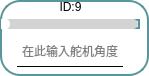
       <widget class="QFrame" name="frame_9">
        <property name="enabled">
         <bool>true</bool>
        </property>
        <property name="layoutDirection">
         <enum>Qt::RightToLeft</enum>
        </property>
        <property name="styleSheet">
         <string notr="true">* {
  background: white; /* 背景改为白色 */
  border: 2px solid #59969b; /* 使用与滑块一致的颜色 */
  border-radius: 20px;
}

</string>
        </property>
        <property name="frameShape">
         <enum>QFrame::StyledPanel</enum>
        </property>
        <property name="frameShadow">
         <enum>QFrame::Raised</enum>
        </property>
        <widget class="QSlider" name="Slider_Servo9">
         <property name="geometry">
          <rect>
           <x>1</x>
           <y>19</y>
           <width>139</width>
           <height>10</height>
          </rect>
         </property>
         <property name="maximumSize">
          <size>
           <width>16777215</width>
           <height>10</height>
          </size>
         </property>
         <property name="layoutDirection">
          <enum>Qt::LeftToRight</enum>
         </property>
         <property name="styleSheet">
          <string notr="true">QSlider::groove:horizontal {
    border: none;
    height: 10px;
    background-color: lightgray;
    border-radius: 5px;
}

QSlider::handle:horizontal {
    width: 12px; /* 增大滑块的宽度 */
    margin: -1px 0px -1px -5px;
    border-radius: 6px; /* 也可以调整圆角半径以匹配滑块的大小 */
    background-color: white;
}

QSlider::sub-page:horizontal {
    background-color: qlineargradient(x1:0, y1:0, x2:1, y2:1, stop:0 #59969b, stop:1 #04e7fa);
    border-radius: 5px;
}
</string>
         </property>
         <property name="minimum">
          <number>0</number>
         </property>
         <property name="maximum">
          <number>240</number>
         </property>
         <property name="orientation">
          <enum>Qt::Horizontal</enum>
         </property>
         <property name="invertedAppearance">
          <bool>false</bool>
         </property>
         <property name="tickPosition">
          <enum>QSlider::NoTicks</enum>
         </property>
         <property name="tickInterval">
          <number>1</number>
         </property>
        </widget>
        <widget class="QLineEdit" name="lineEdit_servo9">
         <property name="enabled">
          <bool>true</bool>
         </property>
         <property name="geometry">
          <rect>
           <x>17</x>
           <y>36</y>
           <width>106</width>
           <height>31</height>
          </rect>
         </property>
         <property name="maximumSize">
          <size>
           <width>120</width>
           <height>16777215</height>
          </size>
         </property>
         <property name="layoutDirection">
          <enum>Qt::LeftToRight</enum>
         </property>
         <property name="styleSheet">
          <string notr="true">QLineEdit {
            border-top: none;
            border-left: none;
            border-right: none;
            border-bottom: 1px solid black;
            background-color: transparent;
        }
        
        QLineEdit:focus {
            border-bottom: 1px solid #2a70f4;
        }</string>
         </property>
         <property name="alignment">
          <set>Qt::AlignCenter</set>
         </property>
         <property name="placeholderText">
          <string>在此输入舵机角度</string>
         </property>
        </widget>
        <widget class="QLabel" name="label_id9">
         <property name="geometry">
          <rect>
           <x>1</x>
           <y>2</y>
           <width>139</width>
           <height>10</height>
          </rect>
         </property>
         <property name="minimumSize">
          <size>
           <width>0</width>
           <height>10</height>
          </size>
         </property>
         <property name="maximumSize">
          <size>
           <width>16777215</width>
           <height>10</height>
          </size>
         </property>
         <property name="styleSheet">
          <string notr="true">QLabel{border: none; /* 去掉控件的边框 */}
QLabel{background: none; /* 去掉控件的边框 */}</string>
         </property>
         <property name="text">
          <string>ID:9</string>
         </property>
         <property name="alignment">
          <set>Qt::AlignCenter</set>
         </property>
        </widget>
       </widget>
